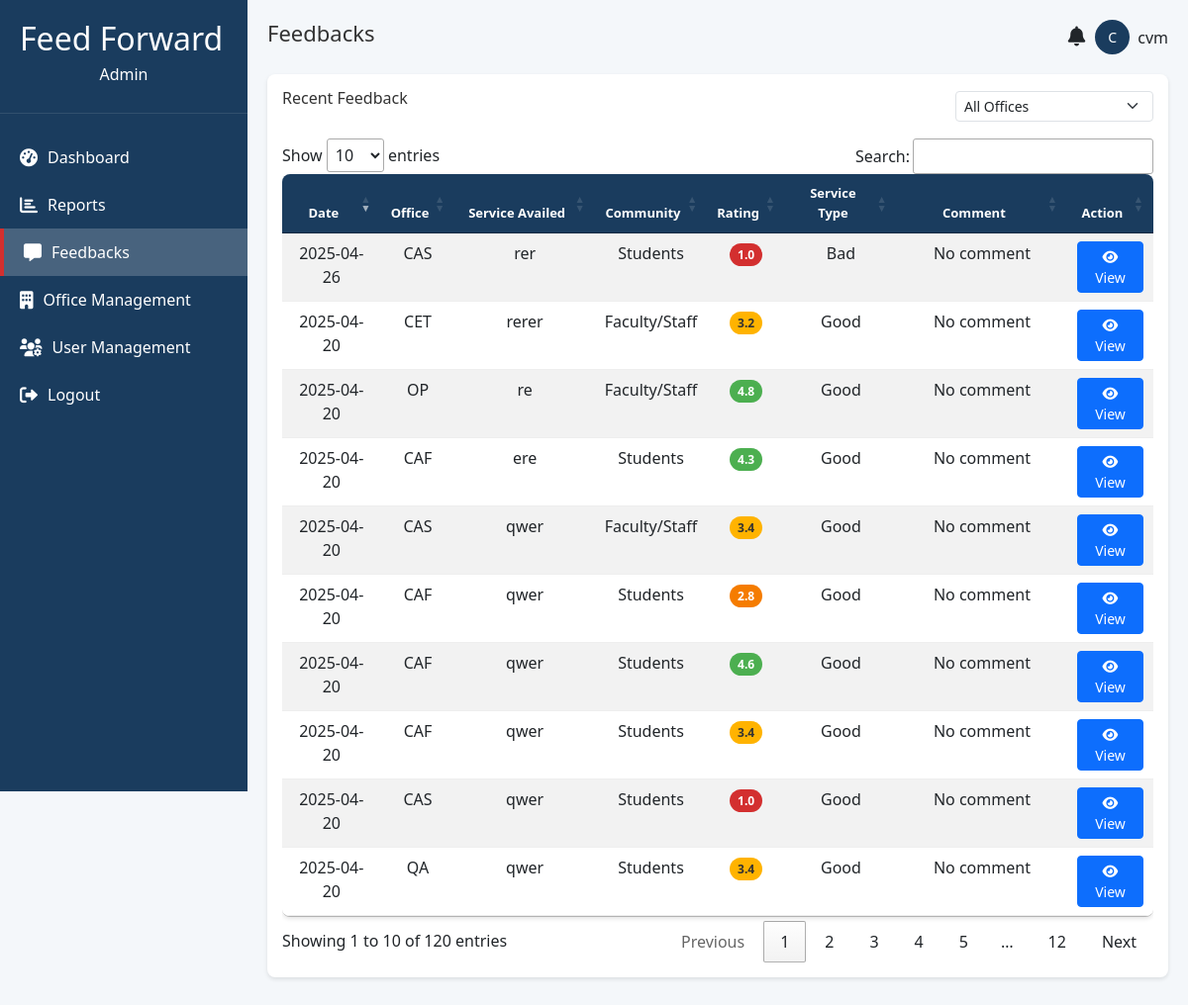
The app's page /admin/feedback.php (signed in) with its own data.
### tables this page shows
CREATE TABLE `users` (
  `user_id` int(11) NOT NULL,
  `fname` varchar(100) DEFAULT NULL,
  `mname` varchar(100) DEFAULT NULL,
  `lname` varchar(100) DEFAULT NULL,
  `username` varchar(100) DEFAULT NULL,
  `password` varchar(100) DEFAULT NULL,
  `role_id` int(11) NOT NULL,
  `office_id` int(11) DEFAULT NULL,
  `is_active` tinyint(1) DEFAULT 1
);

CREATE TABLE `feedback` (
  `feedback_id` int(11) NOT NULL,
  `visit_date` date NOT NULL,
  `age` int(11) DEFAULT NULL,
  `sex` enum('Male','Female') NOT NULL,
  `region` varchar(100) DEFAULT NULL,
  `phone_number` varchar(20) DEFAULT NULL,
  `office_id` int(11) NOT NULL,
  `service_availed` varchar(255) NOT NULL,
  `community` enum('Faculty/Staff','Students','Visitor') NOT NULL,
  `cc1` enum('1 - I know what a CC is and I saw this office''s CC','2 - I know what a CC is but I did NOT see this office''s CC','3 - I learned of the CC only when I saw this office''s CC','4 - I do not know what a CC is and I did not see one') DEFAULT NULL,
  `cc2` enum('1 - Easy to see','2 - Somewhat easy to see','3 - Difficult to see','4 - Not visible at all','5 - N/A') DEFAULT NULL,
  `cc3` enum('1 - Helped very much','2 - Somewhat helped','3 - Did not help','4 - N/A') DEFAULT NULL,
  `sqd0` enum('1','2','3','4','5','NA') NOT NULL,
  `sqd1` enum('1','2','3','4','5','NA') NOT NULL,
  `sqd2` enum('1','2','3','4','5','NA') NOT NULL,
  `sqd3` enum('1','2','3','4','5','NA') NOT NULL,
  `sqd4` enum('1','2','3','4','5','NA') NOT NULL,
  `sqd5` enum('1','2','3','4','5','NA') NOT NULL,
  `sqd6` enum('1','2','3','4','5','NA') NOT NULL,
  `sqd7` enum('1','2','3','4','5','NA') NOT NULL,
  `sqd8` enum('1','2','3','4','5','NA') NOT NULL,
  `sqd_average` decimal(3,1) DEFAULT NULL,
  `service_type` enum('Good','Bad') DEFAULT NULL,
  `comments` text DEFAULT NULL,
  `submitted_at` timestamp NOT NULL DEFAULT current_timestamp()
);

CREATE TABLE `offices` (
  `office_id` int(11) NOT NULL,
  `office_name` varchar(100) DEFAULT NULL,
  `is_active` tinyint(1) DEFAULT 1
);

### admin/feedback.php (the view, shortened to what this page needs)
<?php
include 'header.php';
include 'sidebar.php';
require_once '../config.php';
$selected_office = isset($_GET['office_id']) ? $_GET['office_id'] : 'all';
$where_clause = '';
$params = [];
$types = '';
$query = "
    SELECT f.feedback_id, f.visit_date, o.office_name, f.service_availed, f.service_type, f.comments,
           f.sqd0, f.sqd1, f.sqd2, f.sqd3, f.sqd4, f.sqd5, f.sqd6, f.sqd7, f.sqd8,
           f.sqd_average, f.community
    FROM feedback f
    LEFT JOIN offices o ON f.office_id = o.office_id
    $where_clause
    ORDER BY f.feedback_id DESC
";
if ($where_clause) {
    $stmt = $conn->prepare($query);
    if ($params) {
        $stmt->bind_param($types, ...$params);
    }
    $stmt->execute();
    $result = $stmt->get_result();
} else {
    $result = $conn->query($query);
}
?>
<div class="main-content">
    <?php include 'notification.php'; ?>
    <div class="chart-card">
        <div class="d-flex justify-content-between align-items-center mb-3">
            <h3 class="chart-title">Recent Feedback</h3>
            <form method="GET" action="?section=feedback" class="d-inline">
                <select name="office_id" class="form-select form-select-sm" style="width: 200px;" onchange="this.form.submit()">
                    <option value="all" <?php echo $selected_office === 'all' ? 'selected' : ''; ?>>All Offices</option>
                </select>
            </form>
        </div>
        <div class="table-responsive">
            <table class="table table-striped table-hover">
                <thead>
                    <tr>
                        <th class="text-center">Date</th>
                        <th class="text-center">Office</th>
                        <th class="text-center">Service Availed</th>
                        <th class="text-center">Community</th>
                        <th class="text-center">Rating</th>
                        <th class="text-center">Service Type</th>
                        <th class="text-center">Comment</th>
                        <th class="text-center">Action</th>
                    </tr>
                </thead>
                <tbody>
                    <?php if ($result && $result->num_rows > 0): ?>
                        <?php while ($row = $result->fetch_assoc()): ?>
                            <?php
                            $rating = $row['sqd_average'];
                            $ratingClass = $rating !== null ? 'rating-' . ceil($rating) : '';
                            ?>
                            <tr>
                                <td class="text-center"><?php echo htmlspecialchars($row['visit_date']); ?></td>
                                <td class="text-center"><?php echo htmlspecialchars($row['office_name'] ?? 'N/A'); ?></td>
                                <td class="text-center"><?php echo htmlspecialchars($row['service_availed'] ?? 'N/A'); ?></td>
                                <td class="text-center"><?php echo htmlspecialchars($row['community'] ?? 'N/A'); ?></td>
                                <?php
                                $rating = $row['sqd_average'];
                                if ($rating !== null && is_numeric($rating)) {
                                    $ratingClass = 'rating-' . min(5, max(1, floor($rating)));
                                } else {
                                    $ratingClass = '';
                                }
                                ?>
                                <td class="text-center">
                                    <?php if ($rating !== null && is_numeric($rating)): ?>
                                        <span class="rating-badge <?php echo $ratingClass; ?>">
                                            <?php echo number_format($rating, 1); ?>
                                        </span>
                                    <?php else: ?>
                                        <span class="rating-badge">N/A</span>
                                    <?php endif; ?>
                                </td>
                                <td class="text-center"><?php echo htmlspecialchars($row['service_type'] ?? 'N/A'); ?></td>
                                <td class="text-center">
                                    <?php echo htmlspecialchars(!empty($row['comments']) ? $row['comments'] : 'No comment'); ?>
                                </td>
                                <td class="text-center">
                                    <button type="button" class="btn btn-sm btn-primary view-btn"
                                            data-feedback-id="<?php echo htmlspecialchars($row['feedback_id']); ?>"
                                            data-bs-toggle="modal"
                                            data-bs-target="#feedbackModal">
                                            <i class="fas fa-eye"></i>
                                        View
                                    </button>
                                </td>
                            </tr>
                        <?php endwhile; ?>
                    <?php else: ?>
                        <tr>
                            <td colspan="8">No feedback available.</td>
                        </tr>
                    <?php endif; ?>
                </tbody>
            </table>
        </div>
    </div>
</div>

### admin/notification.php (shortened to what this page needs)
<?php
require_once '../config.php';
$user_id = $_SESSION['user_id'];
$username_query = "SELECT username FROM users WHERE user_id = ?";
$username_stmt = $conn->prepare($username_query);
$username_stmt->bind_param('i', $user_id);
$username_stmt->execute();
$username_result = $username_stmt->get_result();
$username = $username_result->fetch_assoc()['username'] ?? 'User';
$avatar_initial = strtoupper(substr($username, 0, 1));
$current_page = basename($_SERVER['PHP_SELF']);
$page_titles = [
    'dashboard.php' => 'Dashboard',
    'reports.php' => 'Reports',
    'feedback.php' => 'Feedbacks',
    'office_management.php' => 'Office Management',
    'user_management.php' => 'User Management'
];
$page_title = $page_titles[$current_page] ?? 'Dashboard';
?>
<div class="header">
    <h1 class="page-title"><?php echo htmlspecialchars($page_title); ?></h1>
    <div class="user-profile">
        <div class="notification-icon" style="position: relative; margin-right: 10px;">
            <i class="fas fa-bell" style="font-size: 20px;" data-bs-toggle="modal" data-bs-target="#notificationModal"></i>
        </div>
        <div class="user-avatar">
            <?php echo htmlspecialchars($avatar_initial); ?>
        </div>
        <span><?php echo htmlspecialchars($username); ?></span>
    </div>
</div>

### admin/header.php (style rules this page uses)
:root { --sidebar-width: 250px; --primary-color: #1a3c5e; --secondary-color: #f4f7fa; --accent-color: #d32f2f; }
* { margin: 0; padding: 0; box-sizing: border-box; font-family: 'Segoe UI', Arial, sans-serif; }
.main-content { margin-left: var(--sidebar-width); width: calc(100% - var(--sidebar-width)); padding: 20px; }
.header { display: flex; justify-content: space-between; align-items: center; margin-bottom: 20px; }
.page-title { font-size: 22px; color: #333; }
.user-profile { display: flex; align-items: center; }
.user-avatar { width: 35px; height: 35px; border-radius: 50%; background: var(--primary-color); color: white; display: flex; align-items: center; justify-content: center; margin-right: 8px; font-size: 14px; }
.chart-card { background: white; border-radius: 8px; box-shadow: 0 2px 4px rgba(0, 0, 0, 0.1); padding: 15px; }
.chart-title { margin-bottom: 15px; color: #333; font-size: 16px; }
.chart-card { margin-bottom: 20px; }
.table { width: 100%; border-collapse: collapse; background: white; border-radius: 8px; overflow: hidden; box-shadow: 0 2px 4px rgba(0, 0, 0, 0.1); }
.table th, .table td { padding: 10px 12px; text-align: left; border-bottom: 1px solid #eee; }
.table th { background: var(--primary-color); color: white; font-size: 13px; }
.rating-badge { padding: 3px 8px; border-radius: 12px; font-size: 12px; font-weight: bold; color: white; background: #757575; }
.rating-badge.rating-4 { background: #4caf50; }
.rating-badge.rating-3 { background: #ffb300; color: #333; }
.rating-badge.rating-2 { background: #f57c00; }
.rating-badge.rating-1 { background: #d32f2f; }
.rating-badge { background: #757575; }
.notification-icon { cursor: pointer; position: relative; transition: transform 0.3s; }

### records on screen
users: username "C", username "cvm"
feedback: visit_date "2025-04-20", office.office_name "CET", service_availed "rerer", community "Faculty/Staff", sqd_average "3.2", service_type "Good", comments "No comment"
feedback: visit_date "2025-04-20", office.office_name "OP", service_availed "re", community "Faculty/Staff", sqd_average "4.8", service_type "Good", comments "No comment"
feedback: visit_date "2025-04-20", office.office_name "CAF", service_availed "ere", community "Students", sqd_average "4.3", service_type "Good", comments "No comment"
feedback: visit_date "2025-04-20", office.office_name "CAS", service_availed "qwer", community "Faculty/Staff", sqd_average "3.4", service_type "Good", comments "No comment"
feedback: visit_date "2025-04-20", office.office_name "CAF", service_availed "qwer", community "Students", sqd_average "2.8", service_type "Good", comments "No comment"
feedback: visit_date "2025-04-20", office.office_name "CAF", service_availed "qwer", community "Students", sqd_average "4.6", service_type "Good", comments "No comment"
feedback: visit_date "2025-04-20", office.office_name "CAF", service_availed "qwer", community "Students", sqd_average "3.4", service_type "Good", comments "No comment"
feedback: visit_date "2025-04-20", office.office_name "CAS", service_availed "qwer", community "Students", sqd_average "1.0", service_type "Good", comments "No comment"
feedback: visit_date "2025-04-20", office.office_name "QA", service_availed "qwer", community "Students", sqd_average "3.4", service_type "Good", comments "No comment"
feedback: visit_date "2025-04-26", office.office_name "CAS", service_availed "rer", community "Students", sqd_average "1.0", service_type "Bad", comments "No comment"

### other values on screen
$page_title "Feedbacks"
